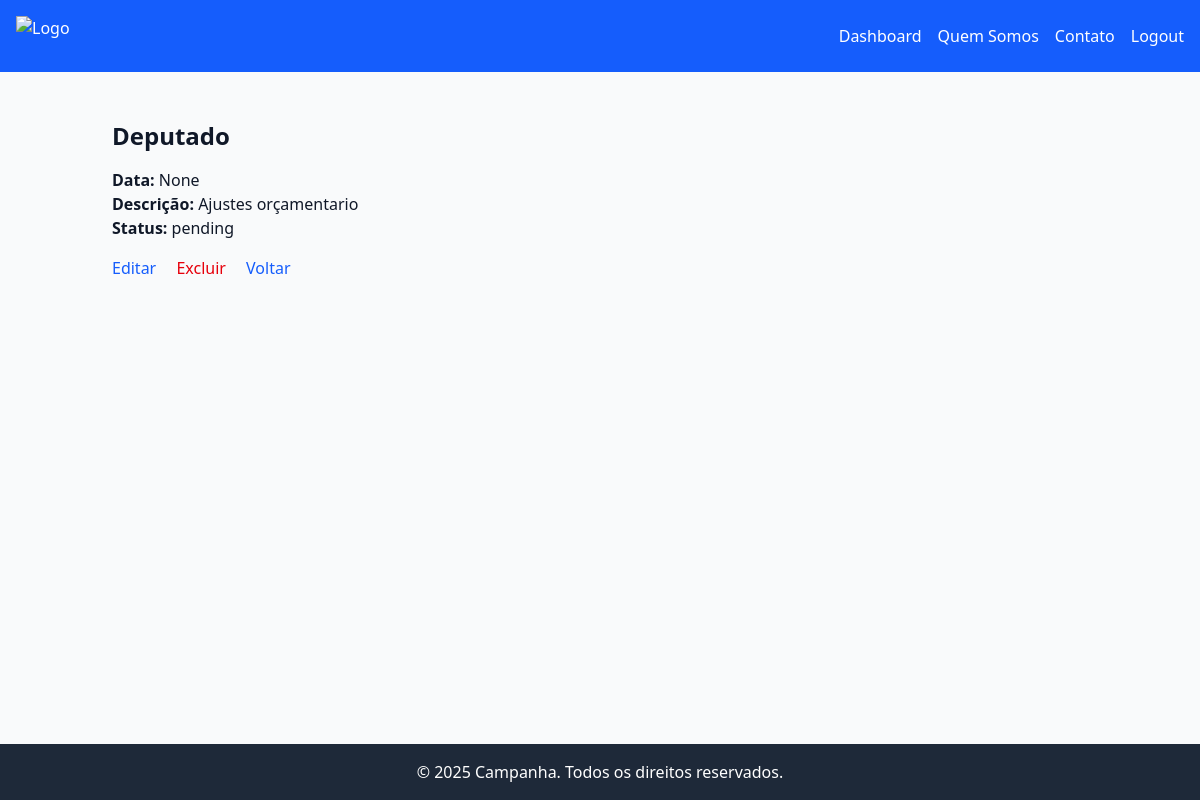
Before: /agenda/2/ (signed in) with the older database file.
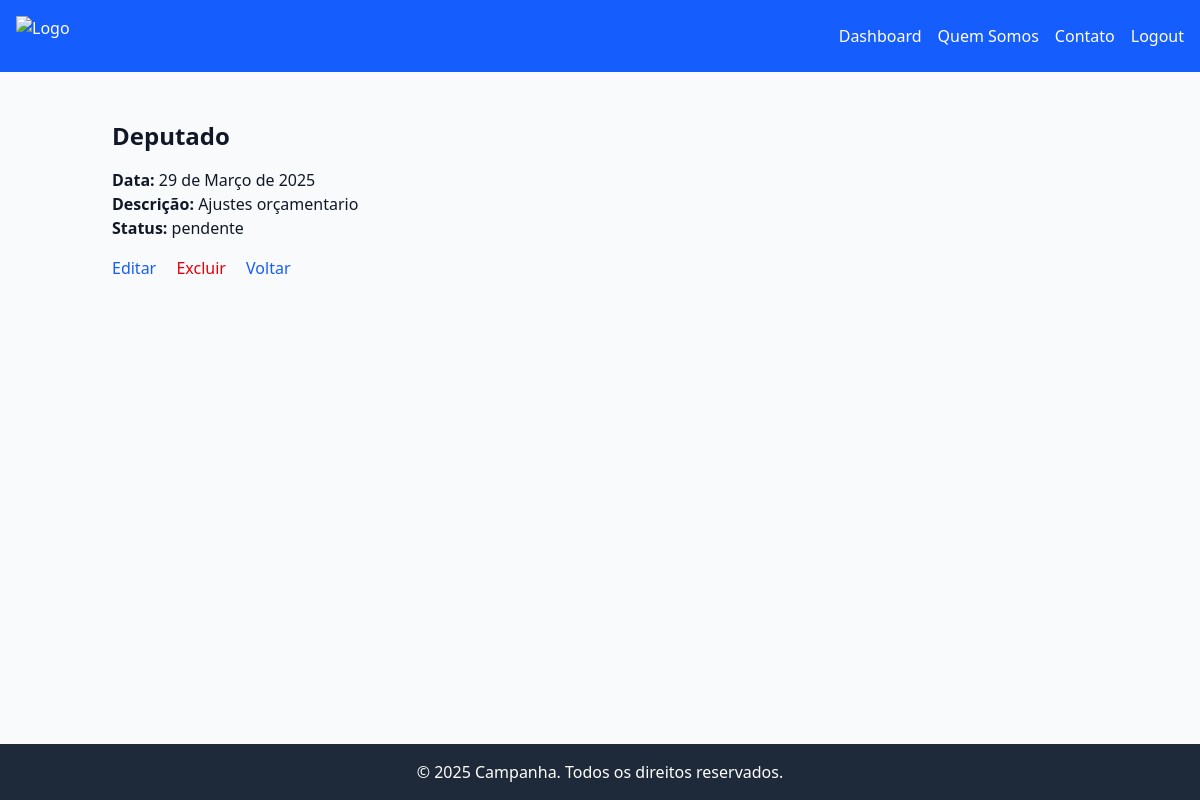
After: the same page with the newer database file.
### agenda/models.py (models this page shows, shortened)
class Agenda(models.Model):
    title = models.CharField(max_length=255)
    date = models.DateField()
    description = models.TextField(blank=True, null=True)
    status = models.CharField(
        max_length=50,
        choices=[
            ('pendente', 'Pendente'),
            ('confirmada', 'Confirmada'),
            ('conflitante', 'Conflitante')
        ]
    )
    coordenador = models.ForeignKey(Coordenador, on_delete=models.CASCADE, related_name="agendas")

### agenda/views.py (the view)
# urls.py: path('<int:pk>/', views.detail_agenda, name='detail'),
@login_required
def detail_agenda(request, pk):
    agenda = get_object_or_404(Agenda, pk=pk)
    return render(request, 'agenda/detail.html', {'agenda': agenda})

### agenda/templates/agenda/detail.html (shortened to what this page needs)
{% extends 'base1.html' %}
{% block content %}
<div class="container mx-auto p-6">
    <h1 class="text-2xl font-bold mb-4">{{ agenda.title }}</h1>
    <p><strong>Data:</strong> {{ agenda.date }}</p>
    <p><strong>Descrição:</strong> {{ agenda.description }}</p>
    <p><strong>Status:</strong> {{ agenda.status }}</p>
    <div class="mt-4">
        <a href="{% url 'agenda:edit' agenda.pk %}" class="text-blue-600 hover:underline">Editar</a>
        <a href="{% url 'agenda:delete' agenda.pk %}" class="text-red-600 hover:underline ml-4">Excluir</a>
        <a href="{% url 'agenda:list' %}" class="ml-4 text-blue-600 hover:underline">Voltar</a>
    </div>
</div>
{% endblock %}

Changed rows visible on the page:
changed Agenda "Deputado": date "None" → "29 de Março de 2025"; status "pending" → "pendente"
